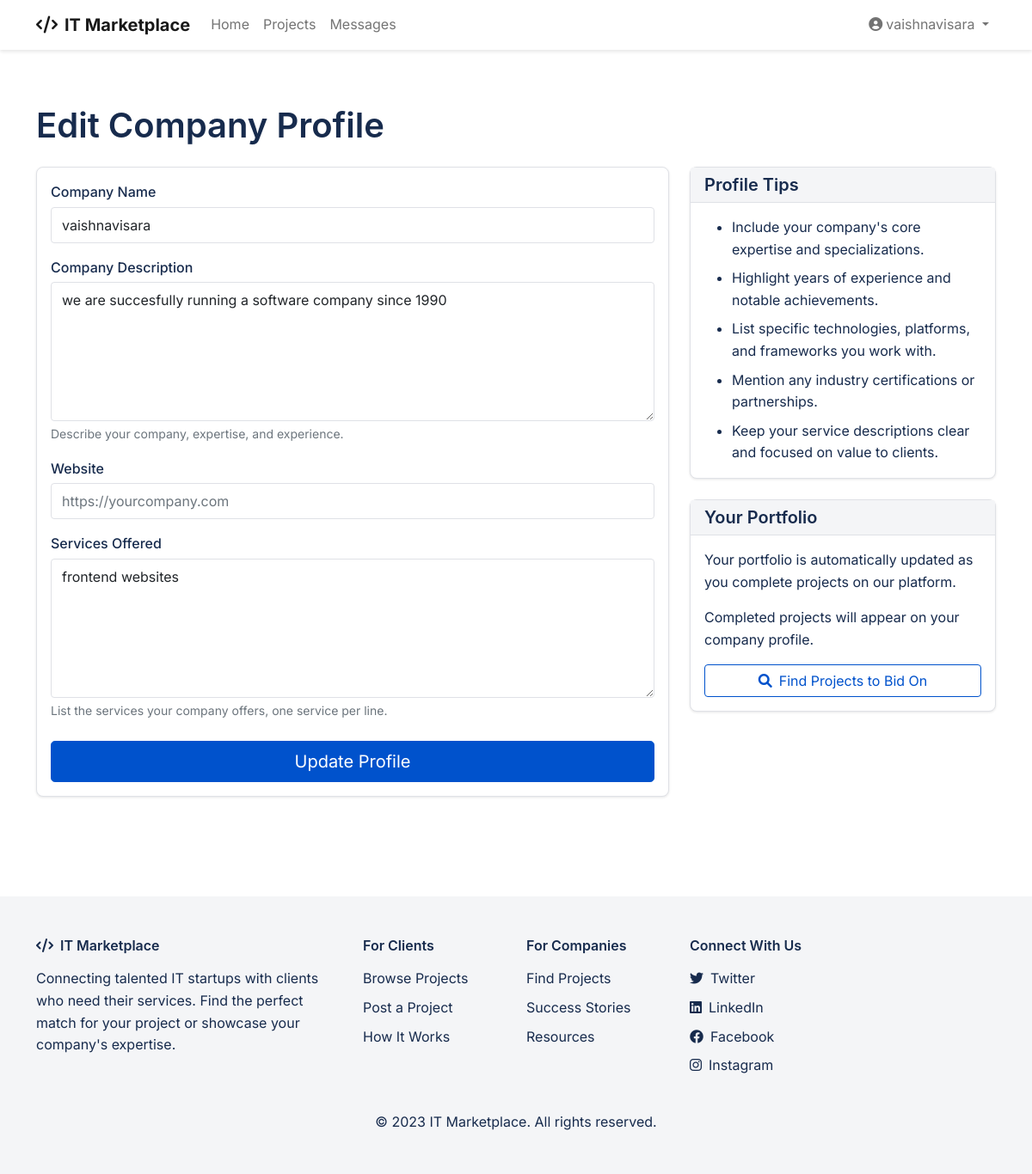
Screenshot of /edit_profile (signed in) with the database file from the repository.
### models.py (models this page shows)
class User(UserMixin, db.Model):
    id = db.Column(db.Integer, primary_key=True)
    username = db.Column(db.String(64), unique=True, nullable=False)
    email = db.Column(db.String(120), unique=True, nullable=False)
    password_hash = db.Column(db.String(256))
    user_type = db.Column(db.String(10), nullable=False)  # 'client' or 'company'
    created_at = db.Column(db.DateTime, default=datetime.utcnow)
    projects = db.relationship('Project', backref='client', lazy=True, foreign_keys='Project.client_id')
    company_profile = db.relationship('Company', backref='user', lazy=True, uselist=False)
    sent_messages = db.relationship('Message', backref='sender', lazy=True, foreign_keys='Message.sender_id')
    received_messages = db.relationship('Message', backref='recipient', lazy=True, foreign_keys='Message.recipient_id')
    payments = db.relationship('Payment', backref='user', lazy=True)

class Company(db.Model):
    id = db.Column(db.Integer, primary_key=True)
    user_id = db.Column(db.Integer, db.ForeignKey('user.id'), nullable=False)
    name = db.Column(db.String(100), nullable=False)
    description = db.Column(db.Text)
    website = db.Column(db.String(120))
    services = db.Column(db.Text)
    created_at = db.Column(db.DateTime, default=datetime.utcnow)
    projects = db.relationship('Project', backref='company', lazy=True, foreign_keys='Project.company_id')

### app.py (the view, shortened to what this page needs)
@app.route('/edit_profile', methods=['GET', 'POST'])
@login_required
def edit_profile():
    form = CompanyProfileForm()
    company = None
    if current_user.user_type == 'company':
        company = Company.query.filter_by(user_id=current_user.id).first()
    if company and request.method == 'GET':
        form.name.data = company.name
        form.description.data = company.description
        form.website.data = company.website
        form.services.data = company.services
    return render_template('edit_profile.html', form=form)

### forms.py
class CompanyProfileForm(FlaskForm):
    name = StringField('Company Name', validators=[DataRequired(), Length(min=3, max=100)])
    description = TextAreaField('Company Description', validators=[DataRequired(), Length(min=20)])
    website = StringField('Website', validators=[Length(max=120)])
    services = TextAreaField('Services Offered', validators=[DataRequired()])
    submit = SubmitField('Update Profile')

### app.py (called while the page is built)
@login_manager.user_loader
def load_user(user_id):
    return User.query.get(int(user_id))

### templates/edit_profile.html (shortened to what this page needs)
{% extends "layout.html" %}
{% block content %}
<div class="container py-4">
    <h1 class="mb-4">
        {% if current_user.user_type == 'company' %}
            Edit Company Profile
        {% else %}
            Edit Client Profile
        {% endif %}
    </h1>
    <div class="row">
        <div class="col-lg-8">
            <div class="card">
                <div class="card-body">
                    <form method="POST" action="{{ url_for('edit_profile') }}" id="profile-edit-form">
                        {% if current_user.user_type == 'company' %}
                            <div class="mb-3">
                                {{ form.name.label(class="form-label") }}
                                {% if form.name.errors %}
                                    {{ form.name(class="form-control is-invalid") }}
                                    <div class="invalid-feedback">
                                        {% for error in form.name.errors %}
                                            {{ error }}
                                        {% endfor %}
                                    </div>
                                {% else %}
                                    {{ form.name(class="form-control") }}
                                {% endif %}
                            </div>
                            <div class="mb-3">
                                {{ form.description.label(class="form-label") }}
                                {% if form.description.errors %}
                                    {{ form.description(class="form-control is-invalid", rows="6") }}
                                    <div class="invalid-feedback">
                                        {% for error in form.description.errors %}
                                            {{ error }}
                                        {% endfor %}
                                    </div>
                                {% else %}
                                    {{ form.description(class="form-control", rows="6") }}
                                {% endif %}
                                <div class="form-text">Describe your company, expertise, and experience.</div>
                            </div>
                            <div class="mb-3">
                                {{ form.website.label(class="form-label") }}
                                {% if form.website.errors %}
                                    {{ form.website(class="form-control is-invalid") }}
                                    <div class="invalid-feedback">
                                        {% for error in form.website.errors %}
                                            {{ error }}
                                        {% endfor %}
                                    </div>
                                {% else %}
                                    {{ form.website(class="form-control", placeholder="https://yourcompany.com") }}
                                {% endif %}
                            </div>
                            <div class="mb-4">
                                {{ form.services.label(class="form-label") }}
                                {% if form.services.errors %}
                                    {{ form.services(class="form-control is-invalid", rows="6") }}
                                    <div class="invalid-feedback">
                                        {% for error in form.services.errors %}
                                            {{ error }}
                                        {% endfor %}
                                    </div>
                                {% else %}
                                    {{ form.services(class="form-control", rows="6", placeholder="List your services, one per line") }}
                                {% endif %}
                                <div class="form-text">List the services your company offers, one service per line.</div>
                            </div>
                        {% endif %}
                        <div class="d-grid">
                            {{ form.submit(class="btn btn-primary btn-lg") }}
                        </div>
                    </form>
                </div>
            </div>
        </div>
        <div class="col-lg-4 mt-4 mt-lg-0">
            <div class="card mb-4">
                <div class="card-header">
                    <h5 class="mb-0">Profile Tips</h5>
                </div>
                <div class="card-body">
                    <ul class="mb-0">
                        {% if current_user.user_type == 'company' %}
                            <li class="mb-2">Include your company's core expertise and specializations.</li>
                            <li class="mb-2">Highlight years of experience and notable achievements.</li>
                            <li class="mb-2">List specific technologies, platforms, and frameworks you work with.</li>
                            <li class="mb-2">Mention any industry certifications or partnerships.</li>
                            <li>Keep your service descriptions clear and focused on value to clients.</li>
                        {% else %}
                            <li class="mb-2">Keep your profile information professional and concise.</li>
                            <li class="mb-2">Include your industry and area of business to help companies understand your needs.</li>
                            <li>Update your profile regularly to reflect your current requirements.</li>
                        {% endif %}
                    </ul>
                </div>
            </div>
            {% if current_user.user_type == 'company' %}
                <div class="card">
                    <div class="card-header">
                        <h5 class="mb-0">Your Portfolio</h5>
                    </div>
                    <div class="card-body">
                        <p>Your portfolio is automatically updated as you complete projects on our platform.</p>
                        <p>Completed projects will appear on your company profile.</p>
                        <div class="d-grid">
                            <a href="{{ url_for('projects') }}" class="btn btn-outline-primary">
                                <i class="fas fa-search me-2"></i>Find Projects to Bid On
                            </a>
                        </div>
                    </div>
                </div>
            {% endif %}
        </div>
    </div>
</div>
{% endblock %}

### templates/layout.html (shortened to what this page needs)
<!DOCTYPE html>
<html lang="en">
<head>
    <link href="https://cdn.jsdelivr.net/npm/bootstrap@5.1.3/dist/css/bootstrap.min.css" rel="stylesheet">
    <link rel="stylesheet" href="https://cdnjs.cloudflare.com/ajax/libs/font-awesome/6.0.0-beta3/css/all.min.css">
    <link rel="stylesheet" href="{{ url_for('static', filename='css/style.css') }}">
</head>
<body>
    <nav class="navbar navbar-expand-lg navbar-light">
        <div class="container">
            <a class="navbar-brand" href="{{ url_for('index') }}">
                <i class="fas fa-code me-2"></i>IT Marketplace
            </a>
            <div class="collapse navbar-collapse" id="navbarNav">
                <ul class="navbar-nav me-auto">
                    <li class="nav-item">
                        <a class="nav-link" href="{{ url_for('index') }}">Home</a>
                    </li>
                    <li class="nav-item">
                        <a class="nav-link" href="{{ url_for('projects') }}">Projects</a>
                    </li>
                    {% if current_user.is_authenticated %}
                        <li class="nav-item">
                            <a class="nav-link" href="{{ url_for('messages') }}">Messages</a>
                        </li>
                    {% endif %}
                </ul>
                <ul class="navbar-nav">
                    {% if current_user.is_authenticated %}
                        <li class="nav-item dropdown">
                            <a class="nav-link dropdown-toggle" href="#" id="navbarDropdown" role="button"
                               data-bs-toggle="dropdown" aria-expanded="false">
                                <i class="fas fa-user-circle me-1"></i>{{ current_user.username }}
                            </a>
                        </li>
                    {% endif %}
                </ul>
            </div>
        </div>
    </nav>
    <main class="py-4">
        {% block content %}{% endblock %}
    </main>
    <footer>
        <div class="container">
            <div class="row">
                <div class="col-md-4 mb-4 mb-md-0">
                    <h5><i class="fas fa-code me-2"></i>IT Marketplace</h5>
                    <p>Connecting talented IT startups with clients who need their services. Find the perfect match for your project or showcase your company's expertise.</p>
                </div>
                <div class="col-md-2 mb-4 mb-md-0">
                    <h5>For Clients</h5>
                    <ul class="list-unstyled">
                        <li><a href="{{ url_for('projects') }}">Browse Projects</a></li>
                        <li><a href="{{ url_for('create_project') }}">Post a Project</a></li>
                        <li><a href="#">How It Works</a></li>
                    </ul>
                </div>
                <div class="col-md-2 mb-4 mb-md-0">
                    <h5>For Companies</h5>
                    <ul class="list-unstyled">
                        <li><a href="{{ url_for('projects') }}">Find Projects</a></li>
                        <li><a href="#">Success Stories</a></li>
                        <li><a href="#">Resources</a></li>
                    </ul>
                </div>
                <div class="col-md-4">
                    <h5>Connect With Us</h5>
                    <ul class="list-unstyled">
                        <li><a href="#"><i class="fab fa-twitter me-2"></i>Twitter</a></li>
                        <li><a href="#"><i class="fab fa-linkedin me-2"></i>LinkedIn</a></li>
                        <li><a href="#"><i class="fab fa-facebook me-2"></i>Facebook</a></li>
                        <li><a href="#"><i class="fab fa-instagram me-2"></i>Instagram</a></li>
                    </ul>
                </div>
            </div>
            <div class="row mt-4">
                <div class="col-12 text-center">
                    <p class="mb-0">&copy; 2023 IT Marketplace. All rights reserved.</p>
                </div>
            </div>
        </div>
    </footer>
</body>
</html>

### static/css/style.css (style rules this page uses)
:root { --primary-color: #0052CC; --secondary-color: #00875A; --accent-color: #FF5630; --background-color: #FFFFFF; --text-color: #172B4D; --light-gray: #F4F5F7; --medium-gray: #DFE1E6; --dark-gray: #7A869A; --success-color: #36B37E; --warning-color: #FFAB00; --danger-color: #FF5630; }
body { font-family: 'Inter', -apple-system, BlinkMacSystemFont, 'Segoe UI', Roboto, Oxygen, Ubuntu, Cantarell, 'Open Sans', 'Helvetica Neue', sans-serif; color: var(--text-color); line-height: 1.6; background-color: var(--background-color); }
h1, h2, h3, h4, h5, h6 { font-family: 'SF Pro Display', -apple-system, BlinkMacSystemFont, 'Segoe UI', Roboto, Oxygen, Ubuntu, Cantarell, 'Open Sans', 'Helvetica Neue', sans-serif; font-weight: 600; margin-bottom: 1rem; color: var(--text-color); }
h1 { font-size: 2.5rem; }
.btn-primary { background-color: var(--primary-color); border-color: var(--primary-color); }
.btn-outline-primary { color: var(--primary-color); border-color: var(--primary-color); }
.navbar { background-color: white; box-shadow: 0 2px 4px rgba(0, 0, 0, 0.1); }
.navbar-brand { font-weight: 700; color: var(--primary-color); }
.navbar-nav .nav-link { color: var(--text-color); }
.card { border-radius: 8px; border: 1px solid var(--medium-gray); box-shadow: 0 1px 3px rgba(0, 0, 0, 0.1); margin-bottom: 20px; transition: transform 0.2s, box-shadow 0.2s; }
.card-header { background-color: var(--light-gray); border-bottom: 1px solid var(--medium-gray); font-weight: 600; }
.form-control { border-radius: 4px; border: 1px solid var(--medium-gray); padding: 0.5rem 0.75rem; }
.form-label { font-weight: 500; margin-bottom: 0.25rem; }
footer { background-color: #F4F5F7; padding: 3rem 0; margin-top: 3rem; }
footer h5 { font-size: 1rem; font-weight: 600; margin-bottom: 1rem; }
footer ul { list-style: none; padding-left: 0; }
footer ul li { margin-bottom: 0.5rem; }
footer ul li a { color: var(--text-color); text-decoration: none; }

### rows the page displays
User: username "vaishnavisara"
Company: name "vaishnavisara", description "we are succesfully running a software company since 1990", services "frontend websites"
